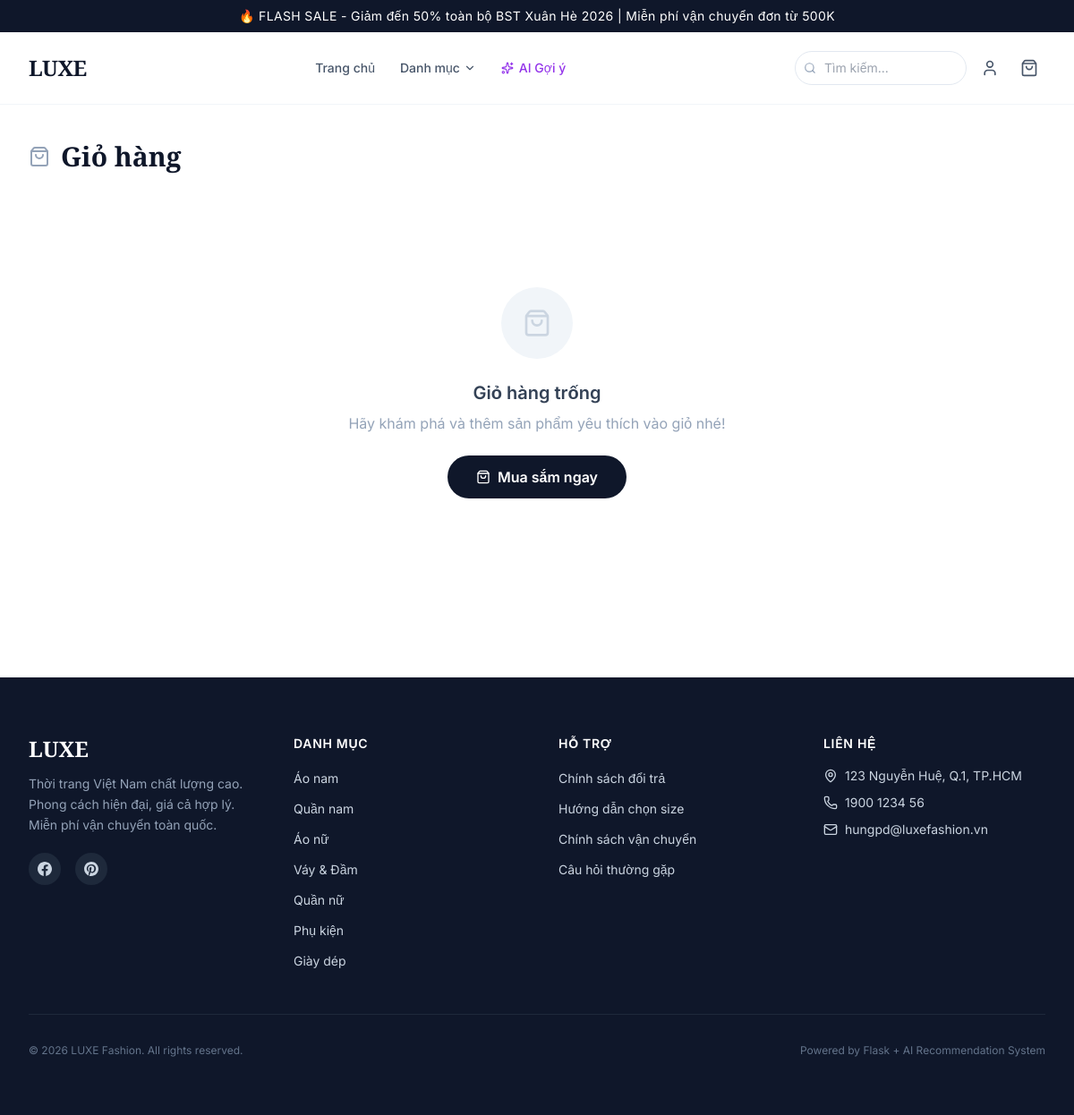
Page /cart (signed in) on the committed database.
### models.py (models this page shows)
class Category(db.Model):
    __tablename__ = 'categories'
    id = db.Column(db.Integer, primary_key=True)
    name = db.Column(db.String(100), unique=True, nullable=False)
    slug = db.Column(db.String(100), unique=True, nullable=False)
    description = db.Column(db.Text, nullable=True)
    products = db.relationship('Product', backref='category', lazy=True)

### app.py (the view)
    @app.route("/cart")
    @login_required
    def cart():
        cart_items = CartItem.query.filter_by(user_id=current_user.id).all()
        total = sum(item.product.price * item.quantity for item in cart_items)
        return render_template("cart.html", cart_items=cart_items, total=total)

### templates/cart.html (shortened to what this page needs)
{% extends "base.html" %}
{% block content %}
<div class="max-w-7xl mx-auto px-4 sm:px-6 lg:px-8 py-6 lg:py-10">
    <div class="flex items-center gap-3 mb-8">
        <i data-lucide="shopping-bag" class="w-6 h-6 text-dark-400"></i>
        <h1 class="font-display text-2xl lg:text-3xl font-bold text-dark-900">Giỏ hàng</h1>
    </div>
    {% if cart_items %}
    <div class="grid grid-cols-1 lg:grid-cols-3 gap-8">
        <div class="lg:col-span-2 space-y-4">
            {% for item in cart_items %}
            <div class="flex gap-4 p-4 bg-white border border-dark-100 rounded-xl hover:shadow-md transition-shadow">
                <a href="{{ url_for('product_detail', product_id=item.product.id) }}" class="flex-shrink-0">
                    <div class="w-24 h-32 sm:w-28 sm:h-36 rounded-lg overflow-hidden bg-dark-100">
                        <img src="{{ item.product.image_url }}" alt="{{ item.product.name }}" class="w-full h-full object-cover">
                    </div>
                </a>
                <div class="flex-1 flex flex-col justify-between">
                    <div>
                        <a href="{{ url_for('product_detail', product_id=item.product.id) }}" class="text-sm font-medium text-dark-800 hover:text-primary-600 transition-colors line-clamp-2">
                            {{ item.product.name }}
                        </a>
                        <p class="text-xs text-dark-400 mt-1">{{ item.product.category.name }} • {{ item.product.material or '' }}</p>
                    </div>
                    <div class="flex items-end justify-between mt-3">
                        <form action="{{ url_for('update_cart', item_id=item.id) }}" method="POST" class="flex items-center">
                            <div class="flex items-center border border-dark-200 rounded-lg overflow-hidden">
                                <button type="submit" name="quantity" value="{{ item.quantity - 1 }}" class="w-8 h-8 flex items-center justify-center text-dark-400 hover:bg-dark-50 text-xs">−</button>
                                <span class="w-10 h-8 flex items-center justify-center text-sm font-medium border-x border-dark-200">{{ item.quantity }}</span>
                                <button type="submit" name="quantity" value="{{ item.quantity + 1 }}" class="w-8 h-8 flex items-center justify-center text-dark-400 hover:bg-dark-50 text-xs">+</button>
                            </div>
                        </form>
                        <div class="text-right">
                            <p class="text-base font-bold text-dark-900">{{ (item.product.price * item.quantity) | format_price }}</p>
                            {% if item.quantity > 1 %}
                            <p class="text-xs text-dark-400">{{ item.product.price | format_price }} x {{ item.quantity }}</p>
                            {% endif %}
                        </div>
                    </div>
                </div>
                <form action="{{ url_for('remove_from_cart', item_id=item.id) }}" method="POST" class="flex-shrink-0">
                    <button type="submit" class="p-1.5 text-dark-300 hover:text-red-500 transition-colors" title="Xóa">
                        <i data-lucide="x" class="w-4 h-4"></i>
                    </button>
                </form>
            </div>
            {% endfor %}
        </div>
        <div class="lg:col-span-1">
            <div class="bg-dark-50 rounded-2xl p-6 sticky top-24">
                <h3 class="font-semibold text-dark-800 text-lg mb-4">Tóm tắt đơn hàng</h3>
                <div class="space-y-3 text-sm">
                    <div class="flex justify-between text-dark-500">
                        <span>Tạm tính ({{ cart_items | length }} sản phẩm)</span>
                        <span>{{ total | format_price }}</span>
                    </div>
                    <div class="flex justify-between text-dark-500">
                        <span>Phí vận chuyển</span>
                        <span class="{% if total >= 500000 %}text-emerald-600 font-medium{% endif %}">
                            {% if total >= 500000 %}Miễn phí{% else %}30.000₫{% endif %}
                        </span>
                    </div>
                    {% if total < 500000 %}
                    <p class="text-xs text-primary-600 bg-primary-50 px-3 py-2 rounded-lg">
                        💡 Mua thêm {{ (500000 - total) | format_price }} để được miễn phí vận chuyển!
                    </p>
                    {% endif %}
                </div>
                <div class="mt-4 pt-4 border-t border-dark-200">
                    <div class="flex justify-between items-baseline">
                        <span class="font-semibold text-dark-800">Tổng cộng</span>
                        <span class="text-xl font-bold text-dark-900">
                            {% if total >= 500000 %}
                            {{ total | format_price }}
                            {% else %}
                            {{ (total + 30000) | format_price }}
                            {% endif %}
                        </span>
                    </div>
                </div>
                <a href="{{ url_for('checkout') }}" class="mt-6 block w-full py-3.5 bg-dark-900 text-white font-semibold rounded-xl hover:bg-primary-600 transition-all text-center shadow-lg">
                    Tiến hành thanh toán
                </a>
                <a href="{{ url_for('index') }}" class="mt-3 block text-center text-sm text-dark-500 hover:text-primary-600 transition-colors">
                    ← Tiếp tục mua sắm
                </a>
            </div>
        </div>
    </div>
    {% else %}
    <div class="text-center py-16 lg:py-24">
        <div class="w-20 h-20 mx-auto mb-6 rounded-full bg-dark-100 flex items-center justify-center">
            <i data-lucide="shopping-bag" class="w-8 h-8 text-dark-300"></i>
        </div>
        <h2 class="text-xl font-semibold text-dark-700 mb-2">Giỏ hàng trống</h2>
        <p class="text-dark-400 mb-6">Hãy khám phá và thêm sản phẩm yêu thích vào giỏ nhé!</p>
        <a href="{{ url_for('index') }}" class="inline-flex items-center gap-2 px-8 py-3 bg-dark-900 text-white font-semibold rounded-full hover:bg-primary-600 transition-all">
            <i data-lucide="shopping-bag" class="w-4 h-4"></i>
            Mua sắm ngay
        </a>
    </div>
    {% endif %}
</div>
{% endblock %}

### templates/base.html (shortened to what this page needs)
<!DOCTYPE html>
<html lang="vi">
<head>
    <script src="https://cdn.tailwindcss.com"></script>
    <link rel="stylesheet" href="{{ url_for('static', filename='css/style.css') }}">
</head>
<body class="font-body bg-white text-dark-800 min-h-screen flex flex-col">
    <div class="bg-dark-900 text-white text-center py-2 text-sm tracking-wide">
        <span class="hidden sm:inline">🔥 FLASH SALE - Giảm đến 50% toàn bộ BST Xuân Hè 2026 | </span>
        <span>Miễn phí vận chuyển đơn từ 500K</span>
    </div>
    <header class="sticky top-0 z-50 bg-white/95 backdrop-blur-md border-b border-dark-100 transition-shadow duration-300" id="main-header">
        <div class="max-w-7xl mx-auto px-4 sm:px-6 lg:px-8">
            <div class="flex items-center justify-between h-16 lg:h-20">
                <a href="{{ url_for('index') }}" class="flex items-center gap-1.5 group flex-shrink-0">
                    <span class="font-display text-2xl font-bold tracking-tight text-dark-900 group-hover:text-primary-600 transition-colors">
                        LUXE
                    </span>
                </a>
                <nav class="hidden lg:flex items-center gap-1">
                    <a href="{{ url_for('index') }}" class="nav-link px-3 py-2 text-sm font-medium text-dark-600 hover:text-dark-900 hover:bg-dark-50 rounded-lg transition-colors">Trang chủ</a>
                    <div class="relative group">
                        <button class="flex items-center gap-1 px-3 py-2 text-sm font-medium text-dark-600 hover:text-dark-900 hover:bg-dark-50 rounded-lg transition-colors">
                            Danh mục
                            <i data-lucide="chevron-down" class="w-3.5 h-3.5 transition-transform group-hover:rotate-180"></i>
                        </button>
                    </div>
                    <a href="{{ url_for('recommendations') }}" class="flex items-center gap-1.5 px-3 py-2 text-sm font-medium text-purple-600 hover:text-purple-800 hover:bg-purple-50 rounded-lg transition-colors">
                        <i data-lucide="sparkles" class="w-3.5 h-3.5"></i>
                        AI Gợi ý
                    </a>
                </nav>
                <div class="flex items-center gap-1 sm:gap-2">
                    <form action="{{ url_for('search') }}" method="GET" class="hidden md:flex items-center relative">
                        <input type="text" name="q" placeholder="Tìm kiếm..."
                               class="w-36 lg:w-48 pl-8 pr-3 py-2 text-sm border border-dark-200 rounded-full focus:outline-none focus:border-primary-400 focus:ring-2 focus:ring-primary-100 transition-all focus:w-52 lg:focus:w-60"
                               value="{{ request.args.get('q', '') }}">
                        <i data-lucide="search" class="absolute left-2.5 w-3.5 h-3.5 text-dark-400"></i>
                    </form>
                    {% if current_user.is_authenticated %}
                    <div class="relative group">
                        <button class="p-2 text-dark-600 hover:text-dark-900 transition-colors">
                            <i data-lucide="user" class="w-5 h-5"></i>
                        </button>
                    </div>
                    {% else %}
                    <a href="{{ url_for('login') }}" class="p-2 text-dark-600 hover:text-dark-900 transition-colors" title="Đăng nhập">
                        <i data-lucide="user" class="w-5 h-5"></i>
                    </a>
                    {% endif %}
                    <a href="{% if current_user.is_authenticated %}{{ url_for('cart') }}{% else %}{{ url_for('login') }}{% endif %}"
                       class="relative p-2 text-dark-600 hover:text-dark-900 transition-colors">
                        <i data-lucide="shopping-bag" class="w-5 h-5"></i>
                    </a>
                </div>
            </div>
        </div>
    </header>
    <main class="flex-1">
        {% block content %}{% endblock %}
    </main>
    <footer class="bg-dark-900 text-dark-300 mt-16">
        <div class="max-w-7xl mx-auto px-4 sm:px-6 lg:px-8 py-12 lg:py-16">
            <div class="grid grid-cols-1 md:grid-cols-2 lg:grid-cols-4 gap-8 lg:gap-12">
                <div class="lg:col-span-1">
                    <a href="{{ url_for('index') }}" class="font-display text-2xl font-bold text-white">LUXE</a>
                    <p class="mt-3 text-sm leading-relaxed text-dark-400">
                        Thời trang Việt Nam chất lượng cao. Phong cách hiện đại, giá cả hợp lý. Miễn phí vận chuyển toàn quốc.
                    </p>
                    <div class="flex gap-4 mt-5">
                        <a href="#" class="w-9 h-9 rounded-full bg-dark-800 flex items-center justify-center hover:bg-primary-600 transition-colors">
                        </a>
                        <a href="#" class="w-9 h-9 rounded-full bg-dark-800 flex items-center justify-center hover:bg-primary-600 transition-colors">
                        </a>
                    </div>
                </div>
                <div>
                    <h4 class="text-white font-semibold text-sm uppercase tracking-wider mb-4">Danh mục</h4>
                    <ul class="space-y-2.5">
                        {% for cat in categories %}
                        <li><a href="{{ url_for('category_products', slug=cat.slug) }}" class="text-sm hover:text-white transition-colors">{{ cat.name }}</a></li>
                        {% endfor %}
                    </ul>
                </div>
                <div>
                    <h4 class="text-white font-semibold text-sm uppercase tracking-wider mb-4">Hỗ trợ</h4>
                    <ul class="space-y-2.5">
                        <li><a href="#" class="text-sm hover:text-white transition-colors">Chính sách đổi trả</a></li>
                        <li><a href="#" class="text-sm hover:text-white transition-colors">Hướng dẫn chọn size</a></li>
                        <li><a href="#" class="text-sm hover:text-white transition-colors">Chính sách vận chuyển</a></li>
                        <li><a href="#" class="text-sm hover:text-white transition-colors">Câu hỏi thường gặp</a></li>
                    </ul>
                </div>
                <div>
                    <h4 class="text-white font-semibold text-sm uppercase tracking-wider mb-4">Liên hệ</h4>
                    <ul class="space-y-2.5 text-sm">
                        <li class="flex items-center gap-2"><i data-lucide="map-pin" class="w-4 h-4 flex-shrink-0"></i> 123 Nguyễn Huệ, Q.1, TP.HCM</li>
                        <li class="flex items-center gap-2"><i data-lucide="phone" class="w-4 h-4 flex-shrink-0"></i> 1900 1234 56</li>
                        <li class="flex items-center gap-2"><i data-lucide="mail" class="w-4 h-4 flex-shrink-0"></i> hungpd@luxefashion.vn</li>
                    </ul>
                </div>
            </div>
            <div class="mt-12 pt-8 border-t border-dark-800 flex flex-col sm:flex-row items-center justify-between gap-4 text-xs text-dark-500">
                <p>&copy; 2026 LUXE Fashion. All rights reserved.</p>
                <p>Powered by Flask + AI Recommendation System</p>
            </div>
        </div>
    </footer>
</body>
</html>

### static/css/style.css (style rules this page uses)
* { -webkit-font-smoothing: antialiased; -moz-osx-font-smoothing: grayscale; }
body { font-family: 'Inter', system-ui, -apple-system, sans-serif; }
.font-display { font-family: 'Playfair Display', Georgia, serif; }
.nav-link { position: relative; }
.nav-link::after { content: ''; position: absolute; bottom: -4px; left: 0; right: 0; height: 2px; background: #ec4899; transform: scaleX(0); transition: transform 0.3s ease; }

### rows in the picture
Category: name "Áo nam"
Category: name "Quần nam"
Category: name "Áo nữ"
Category: name "Váy & Đầm"
Category: name "Quần nữ"
Category: name "Phụ kiện"
Category: name "Giày dép"
